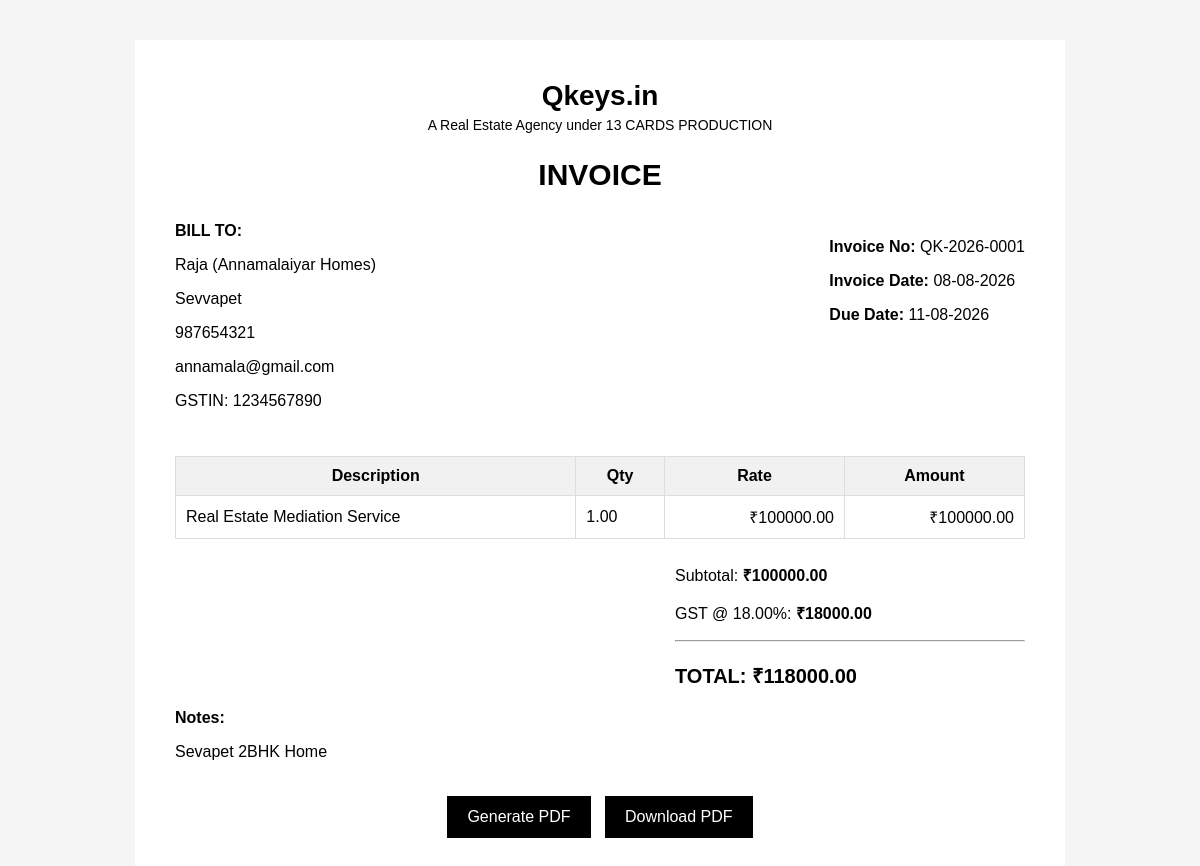
/invoices/26/preview/, run on the app's committed database.
### invoices/models.py (models this page shows, shortened)
class Invoice(models.Model):
    STATUS_CHOICES = [
        ('UNPAID', 'Unpaid'),
        ('PAID', 'Paid'),
        ('CANCELLED', 'Cancelled'),
    ]
    invoice_number = models.CharField(
        max_length=30,
        unique=True,
        blank=True
    )
    customer = models.ForeignKey(
        Customer,
        on_delete=models.PROTECT,
        related_name='invoices'
    )
    invoice_date = models.DateField(
        default=timezone.localdate
    )
    due_date = models.DateField(
        blank=True,
        null=True
    )
    gst_rate = models.DecimalField(
    max_digits=5,
    decimal_places=2,
    default= Decimal("18.00")
)
    subtotal = models.DecimalField(
        max_digits=12,
        decimal_places=2,
        default=0
    )
    gst_amount = models.DecimalField(
        max_digits=12,
        decimal_places=2,
        default=0
    )
    total_amount = models.DecimalField(
        max_digits=12,
        decimal_places=2,
        default=0
    )
    status = models.CharField(
        max_length=20,
        choices=STATUS_CHOICES,
        default='UNPAID'
    )
    notes = models.TextField(
        blank=True,
        null=True
    )
    created_at = models.DateTimeField(
        auto_now_add=True
    )

class Customer(models.Model):
    name = models.CharField(
        max_length=200
    )
    email = models.EmailField(
        blank=True,
        null=True
    )
    phone = models.CharField(
        max_length=20,
        blank=True,
        null=True
    )
    address = models.TextField(
        blank=True,
        null=True
    )
    gst_number = models.CharField(
        max_length=15,
        blank=True,
        null=True
    )
    created_at = models.DateTimeField(
        auto_now_add=True
    )

class InvoiceItem(models.Model):
    invoice = models.ForeignKey(
        Invoice,
        on_delete=models.CASCADE,
        related_name='items'
    )
    description = models.CharField(
        max_length=500
    )
    quantity = models.DecimalField(
        max_digits=10,
        decimal_places=2,
        default=1
    )
    rate = models.DecimalField(
        max_digits=12,
        decimal_places=2
    )
    amount = models.DecimalField(
        max_digits=12,
        decimal_places=2,
        default=0
    )

### invoices/views.py (the view)
def invoice_preview(request, invoice_id):
    invoice = get_object_or_404(
        Invoice,
        id=invoice_id
    )
    items = invoice.items.all()
    context = {
        'invoice': invoice,
        'items': items,
    }
    return render(
        request,
        'invoices/invoice_preview.html',
        context
    )

### templates/invoices/invoice_preview.html (shortened to what this page needs)
<!DOCTYPE html>
<html>
<head>
</head>
<body>
<div class="invoice">
    <div class="header">
        <div class="company-name">
            Qkeys.in
        </div>
        <div class="company-subtitle">
            A Real Estate Agency under
            13 CARDS PRODUCTION
        </div>
        <div class="invoice-title">
            INVOICE
        </div>
    </div>
    <div class="details">
        <div>
            <strong>BILL TO:</strong>
            <p>
                {{ invoice.customer.name }}
            </p>
            <p>
                {{ invoice.customer.address }}
            </p>
            <p>
                {{ invoice.customer.phone }}
            </p>
            <p>
                {{ invoice.customer.email }}
            </p>
            {% if invoice.customer.gst_number %}
                <p>
                    GSTIN:
                    {{ invoice.customer.gst_number }}
                </p>
            {% endif %}
        </div>
        <div>
            <p>
                <strong>Invoice No:</strong>
                {{ invoice.invoice_number }}
            </p>
            <p>
                <strong>Invoice Date:</strong>
                {{ invoice.invoice_date|date:"d-m-Y" }}
            </p>
            <p>
                <strong>Due Date:</strong>
                {{ invoice.due_date|date:"d-m-Y" }}
            </p>
        </div>
    </div>
    <table>
        <thead>
            <tr>
                <th>
                    Description
                </th>
                <th>
                    Qty
                </th>
                <th>
                    Rate
                </th>
                <th>
                    Amount
                </th>
            </tr>
        </thead>
        <tbody>
            {% for item in items %}
            <tr>
                <td>
                    {{ item.description }}
                </td>
                <td>
                    {{ item.quantity }}
                </td>
                <td class="right">
                    ₹{{ item.rate }}
                </td>
                <td class="right">
                    ₹{{ item.amount }}
                </td>
            </tr>
            {% endfor %}
        </tbody>
    </table>
    <div class="totals">
        <p>
            Subtotal:
            <strong>
                ₹{{ invoice.subtotal }}
            </strong>
        </p>
        <p>
            GST @ {{ invoice.gst_rate }}%:
            <strong>
                ₹{{ invoice.gst_amount }}
            </strong>
        </p>
        <hr>
        <p class="total">
            TOTAL:
            ₹{{ invoice.total_amount }}
        </p>
    </div>
    {% if invoice.notes %}
        <div>
            <strong>Notes:</strong>
            <p>
                {{ invoice.notes }}
            </p>
        </div>
    {% endif %}
    <div class="actions">
        <a
    href="{% url 'invoices:invoice_pdf' invoice.id %}"
    class="button"
>
    Generate PDF
</a>
        <a
    href="{% url 'invoices:invoice_download' invoice.id %}"
    class="button">
    Download PDF
</a>
    </div>
</div>
</body>
</html>

### templates/invoices/invoice_preview.html (style rules this page uses)
body { font-family: Arial, sans-serif; background: #f5f5f5; margin: 0; padding: 40px; }
.invoice { background: white; max-width: 850px; margin: auto; padding: 40px; }
.header { text-align: center; }
.company-name { font-size: 28px; font-weight: bold; }
.company-subtitle { font-size: 14px; margin-top: 5px; }
.invoice-title { font-size: 30px; font-weight: bold; margin-top: 25px; }
.details { display: flex; justify-content: space-between; margin-top: 30px; }
table { width: 100%; border-collapse: collapse; margin-top: 30px; }
th, td { border: 1px solid #ddd; padding: 10px; }
th { background: #f1f1f1; }
.right { text-align: right; }
.totals { width: 350px; margin-left: auto; margin-top: 25px; }
.total { font-size: 20px; font-weight: bold; }
.actions { text-align: center; margin-top: 30px; }
.button { display: inline-block; padding: 12px 20px; margin: 5px; text-decoration: none; background: black; color: white; }

### data on the page
Invoice: customer.name "Raja (Annamalaiyar Homes)", customer.address "Sevvapet", customer.phone "987654321", customer.email "annamala@gmail.com", customer.gst_number "1234567890", invoice_number "QK-2026-0001", invoice_date "08-08-2026", due_date "11-08-2026", subtotal "100000.00", gst_rate "18.00", gst_amount "18000.00", total_amount "118000.00", notes "Sevapet 2BHK Home"
InvoiceItem: description "Real Estate Mediation Service", quantity "1.00", rate "100000.00", amount "100000.00"
